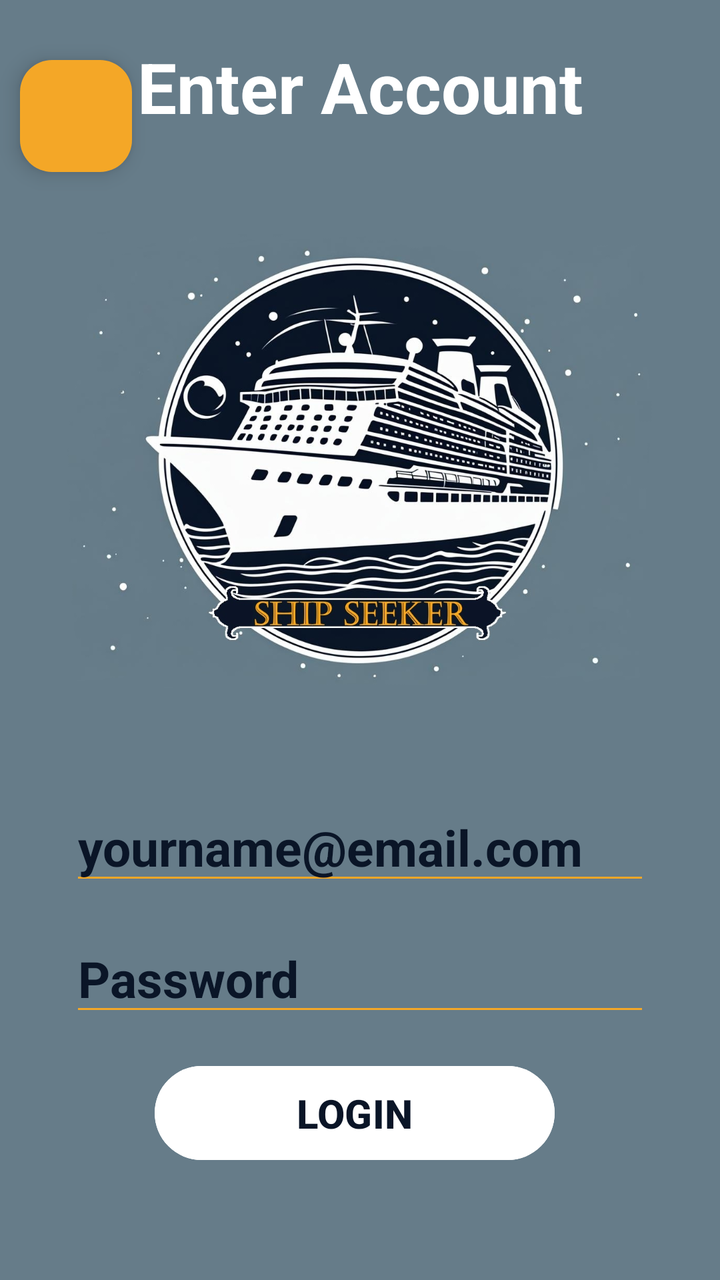
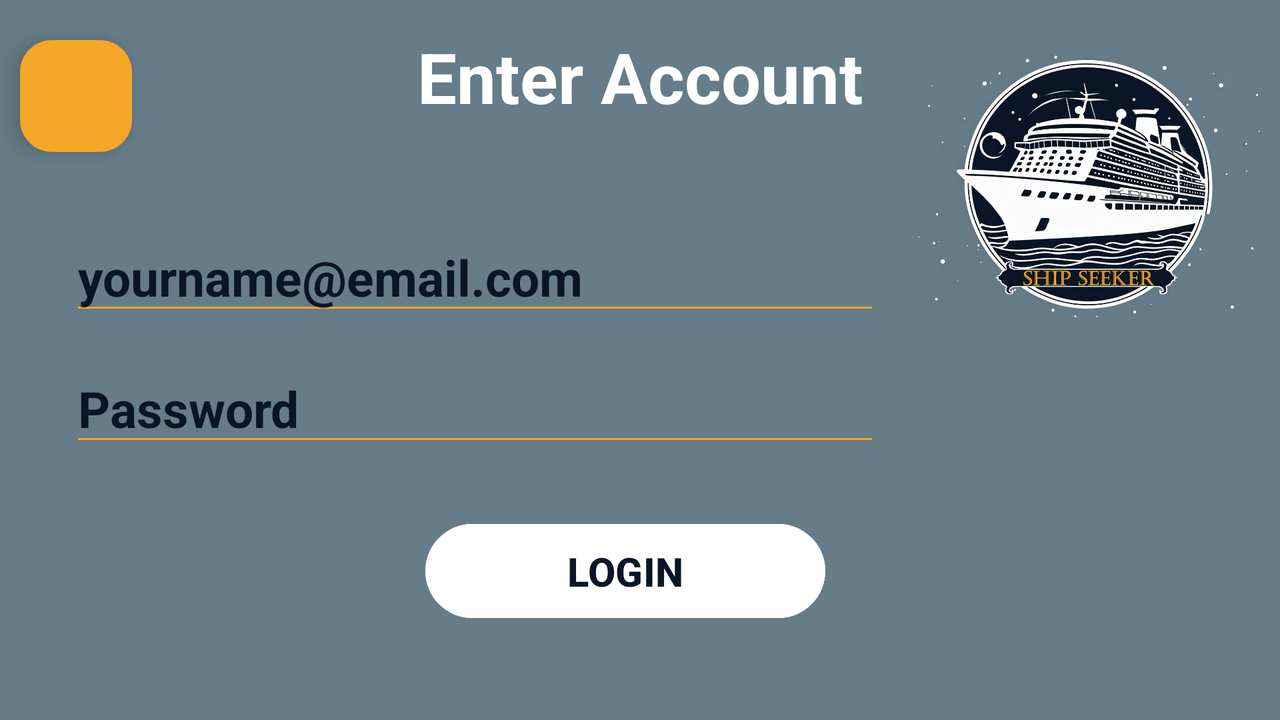

Compare how this app lays out the same screen by default and in its alternative resource folder. The renders come first, then the two layout files and the values they reference.
<!-- AndroidManifest.xml: application theme Base -->
<!-- res/layout/login.xml -->
<?xml version="1.0" encoding="utf-8"?>
<ScrollView xmlns:android="http://schemas.android.com/apk/res/android"
    xmlns:app="http://schemas.android.com/apk/res-auto"
    xmlns:tools="http://schemas.android.com/tools"
    android:layout_width="match_parent"
    android:layout_height="match_parent"
    android:fillViewport="true"
    android:scrollbarTrackVertical="@color/white"
    android:scrollbars="vertical">

    <androidx.constraintlayout.widget.ConstraintLayout
        android:id="@+id/main"
        android:layout_width="match_parent"
        android:layout_height="0dp"
        android:background="@color/background"
        tools:context=".activity.MenuActivity">

        <Button
            android:id="@+id/login_button"
            android:layout_width="200dp"
            android:layout_height="55dp"
            android:layout_marginTop="16dp"
            android:onClick="login"
            android:text="@string/login"
            android:textColor="@color/dark_blue"
            android:theme="@style/WhiteBtn"
            app:layout_constraintEnd_toEndOf="parent"
            app:layout_constraintHorizontal_bias="0.483"
            app:layout_constraintStart_toStartOf="parent"
            app:layout_constraintTop_toBottomOf="@+id/password"
            app:rippleColor="@color/gold" />

        <TextView
            android:id="@+id/title"
            android:layout_width="wrap_content"
            android:layout_height="wrap_content"
            android:layout_marginTop="20dp"
            android:text="@string/enter_account"
            android:textColor="@color/white"
            android:textSize="35sp"
            android:textStyle="bold"
            app:layout_constraintEnd_toEndOf="parent"
            app:layout_constraintStart_toStartOf="parent"
            app:layout_constraintTop_toTopOf="parent" />

        <ImageView
            android:id="@+id/logo"
            android:layout_width="0dp"
            android:layout_height="300dp"
            android:layout_marginStart="30dp"
            android:layout_marginTop="15dp"
            android:layout_marginEnd="30dp"
            android:layout_marginBottom="15dp"
            android:contentDescription="@string/app_name"
            app:layout_constraintBottom_toTopOf="@+id/email"
            app:layout_constraintEnd_toEndOf="parent"
            app:layout_constraintHorizontal_bias="0.0"
            app:layout_constraintStart_toStartOf="parent"
            app:layout_constraintTop_toBottomOf="@id/title"
            app:layout_constraintVertical_bias="1.0"
            app:srcCompat="@drawable/logo" />

        <EditText
            android:id="@+id/email"
            android:layout_width="match_parent"
            android:layout_height="wrap_content"
            android:layout_marginStart="35dp"
            android:layout_marginTop="3dp"
            android:layout_marginEnd="35dp"
            android:layout_marginBottom="15dp"
            android:autofillHints="emailAddress"
            android:backgroundTint="@color/gold"
            android:ems="10"
            android:hint="@string/email_example"
            android:inputType="textEmailAddress"
            android:textColor="@color/white"
            android:textColorHint="@color/dark_blue"
            android:textColorLink="@color/black"
            android:textCursorDrawable="@color/white"
            android:textSize="25sp"
            android:textStyle="bold"
            android:textColorHighlight="@color/gold"
            app:layout_constraintBottom_toTopOf="@+id/password"
            app:layout_constraintEnd_toEndOf="parent"
            app:layout_constraintStart_toStartOf="parent"
            />

        <EditText
            android:id="@+id/password"
            android:layout_width="match_parent"
            android:layout_height="wrap_content"
            android:layout_marginStart="35dp"
            android:layout_marginEnd="35dp"
            android:layout_marginBottom="3dp"
            android:autofillHints="password"
            android:backgroundTint="@color/gold"
            android:ems="10"
            android:hint="@string/password"
            android:inputType="textPassword"
            android:textColor="@color/white"
            android:textColorHint="@color/dark_blue"
            android:textColorLink="@color/black"
            android:textCursorDrawable="@color/white"
            android:textColorHighlight="@color/gold"
            android:textSize="25sp"
            android:textStyle="bold"
            app:layout_constraintBottom_toTopOf="@id/login_button"
            app:layout_constraintEnd_toEndOf="parent"
            app:layout_constraintStart_toStartOf="parent" />


        <com.google.android.material.floatingactionbutton.FloatingActionButton
            android:id="@+id/goBack"
            android:layout_width="wrap_content"
            android:layout_height="wrap_content"
            android:layout_marginStart="10dp"
            android:layout_marginTop="30dp"
            android:clickable="true"
            android:contentDescription="@string/go_back_to_previous_page"
            android:focusable="true"
            android:onClick="closeLogin"
            app:backgroundTint="@color/gold"
            app:layout_constraintStart_toStartOf="parent"
            app:layout_constraintTop_toTopOf="parent"
            app:rippleColor="@color/white"
            app:srcCompat="@drawable/baseline_arrow_back_24" />



    </androidx.constraintlayout.widget.ConstraintLayout>
</ScrollView>
<!-- resources referenced by this layout -->
<resources>
  <color name="background">#667C89</color>
  <color name="black">#FF000000</color>
  <color name="dark_blue">#0A1527</color>
  <color name="gold">#F4A727</color>
  <color name="white">#FFFFFFFF</color>
  <!-- drawable logo: jpg bitmap (drawable, 204624 bytes) -->
  <string name="app_name">ShipSeeker</string>
  <string name="email_example">yourname@email.com</string>
  <string name="enter_account">Enter Account</string>
  <string name="go_back_to_previous_page">Go back to previous page</string>
  <string name="login">Login</string>
  <string name="password">Password</string>
  <style name="WhiteBtn" parent="Widget.AppCompat.Button">
          <item name="android:backgroundTint">@color/white</item>
          <item name="android:textAllCaps">true</item>
          <item name="android:textSize">20sp</item>
          <item name="android:textStyle">bold</item>
      </style>
  <style name="Base" parent="Theme.Material3.DayNight.NoActionBar">
          <item name="colorAccent">@color/gold</item>
      </style>
</resources>
<!-- res/layout-land/login.xml (the repository's variant of the layout above) -->
<!-- drawn on the phone turned sideways -->
<?xml version="1.0" encoding="utf-8"?>
<ScrollView xmlns:android="http://schemas.android.com/apk/res/android"
    xmlns:app="http://schemas.android.com/apk/res-auto"
    xmlns:tools="http://schemas.android.com/tools"
    android:layout_width="match_parent"
    android:layout_height="match_parent"
    android:fillViewport="true"
    android:scrollbarTrackVertical="@color/white"
    android:scrollbars="vertical">

    <androidx.constraintlayout.widget.ConstraintLayout
        android:id="@+id/main"
        android:layout_width="match_parent"
        android:layout_height="0dp"
        android:background="@color/background"
        tools:context=".activity.MenuActivity">

        <Button
            android:id="@+id/login_button"
            android:layout_width="200dp"
            android:layout_height="55dp"
            android:layout_marginTop="30dp"
            android:onClick="login"
            android:text="@string/login"
            android:textColor="@color/dark_blue"
            android:theme="@style/WhiteBtn"
            app:layout_constraintEnd_toEndOf="parent"
            app:layout_constraintHorizontal_bias="0.483"
            app:layout_constraintStart_toStartOf="parent"
            app:layout_constraintTop_toBottomOf="@+id/password"
            app:rippleColor="@color/gold" />

        <TextView
            android:id="@+id/title"
            android:layout_width="wrap_content"
            android:layout_height="wrap_content"
            android:layout_marginTop="15dp"
            android:text="@string/enter_account"
            android:textColor="@color/white"
            android:textSize="35sp"
            android:textStyle="bold"
            app:layout_constraintEnd_toEndOf="parent"
            app:layout_constraintStart_toStartOf="parent"
            app:layout_constraintTop_toTopOf="parent" />

        <ImageView
            android:id="@+id/logo"
            android:layout_width="184dp"
            android:layout_height="186dp"
            android:layout_marginEnd="4dp"
            android:contentDescription="@string/app_name"
            app:layout_constraintEnd_toEndOf="parent"
            app:layout_constraintTop_toTopOf="parent"
            app:srcCompat="@drawable/logo" />


        <EditText
            android:id="@+id/email"
            android:layout_width="match_parent"
            android:layout_height="wrap_content"
            android:layout_marginStart="35dp"
            android:layout_marginTop="50dp"
            android:layout_marginEnd="200dp"
            android:layout_marginBottom="15dp"
            android:autofillHints="emailAddress"
            android:backgroundTint="@color/gold"
            android:ems="10"
            android:hint="@string/email_example"
            android:inputType="textEmailAddress"
            android:textColor="@color/white"
            android:textColorHint="@color/dark_blue"
            android:textColorLink="@color/black"
            android:textColorHighlight="@color/gold"
            android:textCursorDrawable="@color/white"
            android:textSize="25sp"
            android:textStyle="bold"
            app:layout_constraintBottom_toTopOf="@+id/password"
            app:layout_constraintEnd_toEndOf="parent"
            app:layout_constraintHorizontal_bias="0.0"
            app:layout_constraintStart_toStartOf="parent"
            app:layout_constraintTop_toBottomOf="@+id/title"
            app:layout_constraintVertical_bias="1.0" />

        <EditText
            android:id="@+id/password"
            android:layout_width="match_parent"
            android:layout_height="wrap_content"
            android:layout_marginStart="35dp"
            android:layout_marginEnd="200dp"
            android:layout_marginBottom="15dp"
            android:autofillHints="password"
            android:backgroundTint="@color/gold"
            android:ems="10"
            android:hint="@string/password"
            android:inputType="textPassword"
            android:textColorHighlight="@color/gold"
            android:textColor="@color/white"
            android:textColorHint="@color/dark_blue"
            android:textColorLink="@color/black"
            android:textCursorDrawable="@color/white"
            android:textSize="25sp"
            android:textStyle="bold"
            app:layout_constraintBottom_toTopOf="@id/login_button"
            app:layout_constraintEnd_toEndOf="parent"
            app:layout_constraintHorizontal_bias="0.0"
            app:layout_constraintStart_toStartOf="parent" />

        <com.google.android.material.floatingactionbutton.FloatingActionButton
            android:id="@+id/goBack"
            android:layout_width="wrap_content"
            android:layout_height="wrap_content"
            android:layout_marginStart="10dp"
            android:layout_marginTop="20dp"
            android:clickable="true"
            android:contentDescription="@string/go_back_to_previous_page"
            android:focusable="true"
            android:onClick="closeLogin"
            app:backgroundTint="@color/gold"
            app:layout_constraintStart_toStartOf="parent"
            app:layout_constraintTop_toTopOf="parent"
            app:rippleColor="@color/white"
            app:srcCompat="@drawable/baseline_arrow_back_24" />



    </androidx.constraintlayout.widget.ConstraintLayout>
</ScrollView>
